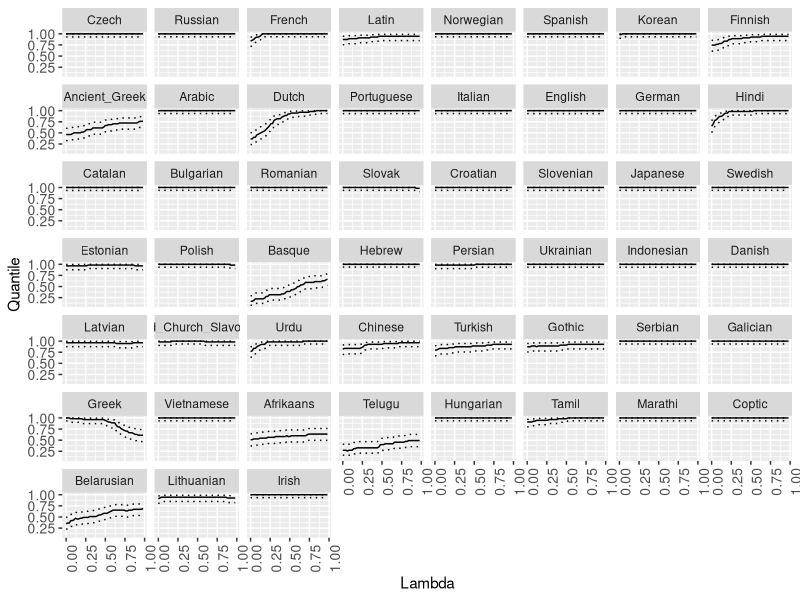

Reproduce this figure in R.
data = read.csv("optimality-by-lambda.tsv", sep="\t")

library(tidyr)
library(dplyr)
library(ggplot2)

plot = ggplot(data, aes(x=Lambda, y=Quantile)) + geom_line() + facet_wrap(~Language)

cBoundUpper = c()
cBoundLower = c()
pValue = c()
for(i in (1:nrow(data))) {
   quantile = data$Quantile[[i]]
   samples = data$Samples[[i]]
   test = binom.test(round(quantile*samples), round(samples), alternative="two.sided", conf.level=1-0.05)
   cBoundUpper = c(cBoundUpper, test$conf.int[[2]])
   cBoundLower = c(cBoundLower, test$conf.int[[1]])
   pValue = c(pValue, test$p.value*3)
}
data$UpperBound = cBoundUpper
data$LowerBound = cBoundLower
data$pValue = pValue


plot = ggplot(data, aes(x=Lambda, y=Quantile)) + geom_line() + geom_line(aes(x=Lambda,y=LowerBound)) + facet_wrap(~Language)



corpusSize = read.csv("../../../corpus-size/corpus-sizes.tsv", sep="\t")
languagesOrdered = corpusSize$language[order(-corpusSize$sents_train)]

data$Language = factor(data$Language, levels=languagesOrdered)



plot = ggplot(data, aes(x=Lambda, y=Quantile)) + geom_line() + geom_line(aes(x=Lambda,y=UpperBound), linetype="dotted") + geom_line(aes(x=Lambda,y=LowerBound), linetype="dotted") + facet_wrap(~Language)
plot = plot + theme(axis.text = element_text(size=10), axis.text.x = element_text(angle=90, hjust=1)) 

ggsave(plot, file="figures/quantileByLambda.pdf")
